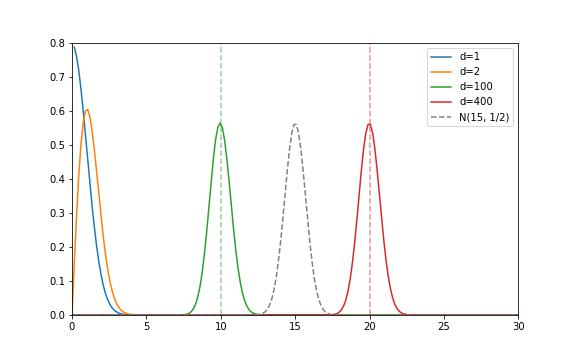

Python code for this plot:
# %%
import numpy as np
import scipy
import matplotlib.pyplot as plt
import scipy.stats

x = np.linspace(0, 30, 200)
y_1 = 2 * scipy.stats.chi2.pdf(x**2, 1) * x
y_2 = 2 * scipy.stats.chi2.pdf(x**2, 2) * x
y_100 = 2 * scipy.stats.chi2.pdf(x**2, 100) * x
y_200 = 2 * scipy.stats.chi2.pdf(x**2, 200) * x
y_400 = 2 * scipy.stats.chi2.pdf(x**2, 400) * x

z_400 = scipy.stats.norm.pdf(x, 15, 1/np.sqrt(2))

plt.figure(figsize=(8, 5))
plt.xlim(0, 30)
plt.ylim(0, 0.8)
plt.plot(x, y_1, label='d=1')
plt.plot(x, y_2, label='d=2')
plt.plot(x, y_100, label='d=100')
plt.plot(x, y_400, label='d=400')
plt.plot(x, z_400, label='N(15, 1/2)', linestyle='--', color='gray')
plt.legend()

plt.vlines(10, 0, 0.8, linestyles='--', colors='tab:green', alpha=0.5)
plt.vlines(20, 0, 0.8, linestyles='--', colors='tab:red', alpha=0.5)
plt.savefig('chi.jpg')
# %%
